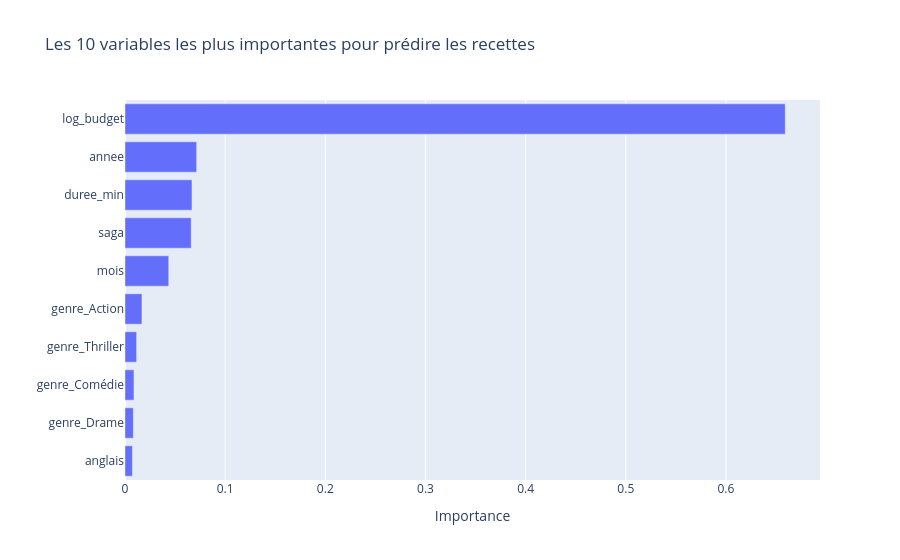

The code cell stored with this chart in its notebook:
### Markdown cell above
- la première ligne (log_recettes) est la plus importante : elle montre le lien de chaque variable avec ce qu'on veut prédire ;
- les cases rouge foncé indiquent un lien positif fort, les cases bleu foncé un lien négatif fort ;
- la diagonale vaut toujours 1 : une variable est parfaitement liée à elle-même.

🖇️Lien budget / recettes (fort et positif), et Drame et l'Horreur sont en bleu, c'est-à-dire associés à des recettes plus faibles.

### Code cell
importance = pd.Series(modeles["Forêt aléatoire"].feature_importances_, index=variables)
importance = importance.sort_values().tail(10)

fig = px.bar(importance, orientation="h",
             title="Les 10 variables les plus importantes pour prédire les recettes",
             labels={"value": "Importance", "index": ""})
fig.update_layout(showlegend=False)
fig.show()

### Figure 1 — Plotly figure (JSON) as saved in the notebook; plotly's stock layout.template omitted (floating-point values rounded to 4 significant figures)
{"data": [{"hovertemplate": "variable=0<br>Importance=%{x}<br>=%{y}<extra></extra>", "legendgroup": "0", "marker": {"color": "#636efa", "pattern": {"shape": ""}}, "name": "0", "orientation": "h", "showlegend": true, "textposition": "auto", "type": "bar", "x": [0.007396, 0.00833, 0.008952, 0.01161, 0.01691, 0.04369, 0.06609, 0.06687, 0.07154, 0.6592], "xaxis": "x", "y": ["anglais", "genre_Drame", "genre_Comédie", "genre_Thriller", "genre_Action", "mois", "saga", "duree_min", "annee", "log_budget"], "yaxis": "y"}], "layout": {"barmode": "relative", "legend": {"title": {"text": "variable"}, "tracegroupgap": 0}, "showlegend": false, "title": {"text": "Les 10 variables les plus importantes pour prédire les recettes"}, "xaxis": {"anchor": "y", "domain": [0, 1], "title": {"text": "Importance"}}, "yaxis": {"anchor": "x", "domain": [0, 1], "title": {"text": ""}}}}
